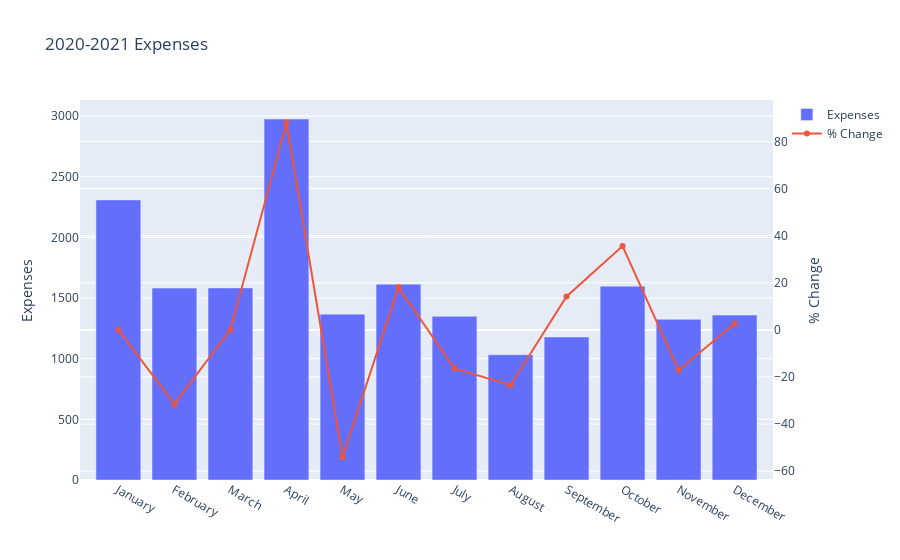

The cell this chart's notebook holds for it:
### Code cell
import plotly.graph_objs as go

# 2020-2021 Data
filter2020_2021 = result[result['Year'] == '2020-2021']

# Create the Plotly trace using the filtered DataFrame
trace1 = go.Bar(
    x=filter2020_2021.index,
    y=filter2020_2021['Grand Total'],
    name='Expenses'
)

# create trace for second y-axis
trace2 = go.Scatter(
    x=result.index,
    y=filter2020_2021['% Change'],
    name='% Change',
    yaxis='y2'
)

# define layout with two y-axes
layout = go.Layout(
    title='2020-2021 Expenses',
    yaxis=dict(
        title='Expenses'
    ),
    yaxis2=dict(
        title='% Change',
        overlaying='y',
        side='right'
    )
)

# create figure object
fig1 = go.Figure(data=[trace1, trace2], layout=layout)

# show the figure
fig1.show()
Expenses2020_2021 = json.dumps(fig1, cls=plotly.utils.PlotlyJSONEncoder)

### Figure 1 — Plotly figure (JSON) as saved in the notebook; plotly's stock layout.template omitted (floating-point values rounded to 4 significant figures)
{"data": [{"name": "Expenses", "type": "bar", "x": ["January", "February", "March", "April", "May", "June", "July", "August", "September", "October", "November", "December"], "y": [2309.0, 1582.0, 1584.0, 2976.0, 1367.0, 1614.0, 1349.0, 1033.0, 1179.0, 1598.0, 1325.0, 1360.0]}, {"name": "% Change", "type": "scatter", "x": ["January", "February", "March", "April", "May", "June", "July", "August", "September", "October", "November", "December", "January", "February", "March", "April", "May", "June", "July", "August", "September", "October", "November", "December", "January", "February", "March", "April", "May", "June", "July", "August", "September", "October", "November", "December"], "y": [0, -31.47, 0.09733, 87.91, -54.06, 18.05, -16.39, -23.47, 14.16, 35.56, -17.11, 2.67], "yaxis": "y2"}], "layout": {"title": {"text": "2020-2021 Expenses"}, "yaxis": {"title": {"text": "Expenses"}}, "yaxis2": {"overlaying": "y", "side": "right", "title": {"text": "% Change"}}}}
